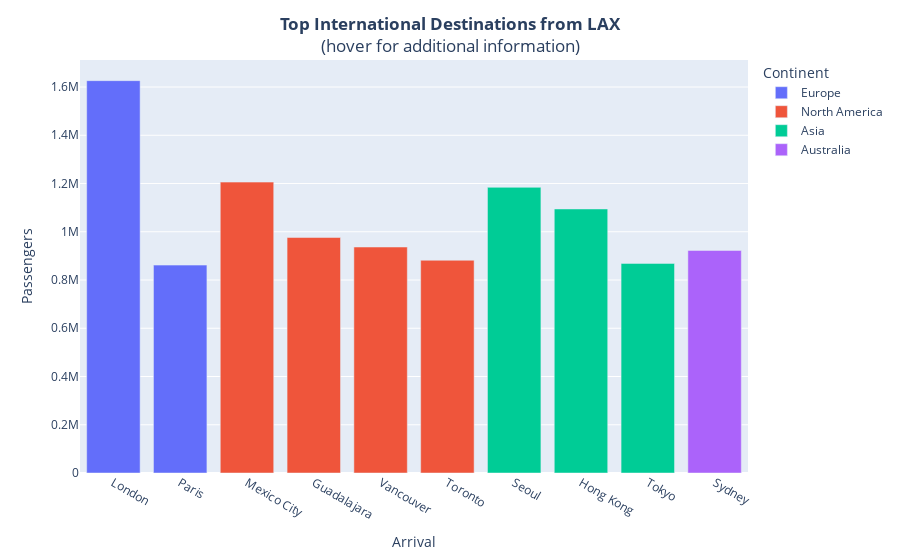

This figure's notebook cell:
### Code cell
#Display findings on potential internation routes from LAX

graph = px.scatter_geo(intl, lat = intl['Latitude'], lon = intl['Longitude'], color = 'Passengers', size = 'Distance', hover_name = 'Arrival', projection = 'natural earth')

graph.update_layout(
    title = {
        'text':'<b>Top International Destinations from LAX</b><br>(hover for additional information)',
        'xanchor':'center',
        'yanchor':'top',
        'x':0.5
    }
)

graph.show()

print('\n')

graph = px.bar(intl1, x = 'Arrival', y = 'Passengers', color = 'Continent')

graph.update_layout(
    title = {
        'text':'<b>Top International Destinations from LAX</b><br>(hover for additional information)',
        'xanchor':'center',
        'yanchor':'top',
        'x':0.5
    }
)

### Figure 1 — Plotly figure (JSON) as saved in the notebook; plotly's stock layout.template omitted (floating-point values rounded to 4 significant figures)
{"data": [{"alignmentgroup": "True", "hovertemplate": "Continent=Europe<br>Arrival=%{x}<br>Passengers=%{y}<extra></extra>", "legendgroup": "Europe", "marker": {"color": "#636efa"}, "name": "Europe", "offsetgroup": "Europe", "orientation": "v", "showlegend": true, "textposition": "auto", "type": "bar", "x": ["London", "Paris"], "xaxis": "x", "y": [1626448, 861792], "yaxis": "y"}, {"alignmentgroup": "True", "hovertemplate": "Continent=North America<br>Arrival=%{x}<br>Passengers=%{y}<extra></extra>", "legendgroup": "North America", "marker": {"color": "#EF553B"}, "name": "North America", "offsetgroup": "North America", "orientation": "v", "showlegend": true, "textposition": "auto", "type": "bar", "x": ["Mexico City", "Guadalajara", "Vancouver", "Toronto"], "xaxis": "x", "y": [1205870, 976159, 936745, 881952], "yaxis": "y"}, {"alignmentgroup": "True", "hovertemplate": "Continent=Asia<br>Arrival=%{x}<br>Passengers=%{y}<extra></extra>", "legendgroup": "Asia", "marker": {"color": "#00cc96"}, "name": "Asia", "offsetgroup": "Asia", "orientation": "v", "showlegend": true, "textposition": "auto", "type": "bar", "x": ["Seoul", "Hong Kong", "Tokyo"], "xaxis": "x", "y": [1184160, 1094555, 868925], "yaxis": "y"}, {"alignmentgroup": "True", "hovertemplate": "Continent=Australia<br>Arrival=%{x}<br>Passengers=%{y}<extra></extra>", "legendgroup": "Australia", "marker": {"color": "#ab63fa"}, "name": "Australia", "offsetgroup": "Australia", "orientation": "v", "showlegend": true, "textposition": "auto", "type": "bar", "x": ["Sydney"], "xaxis": "x", "y": [922575], "yaxis": "y"}], "layout": {"barmode": "relative", "legend": {"title": {"text": "Continent"}, "tracegroupgap": 0}, "margin": {"t": 60}, "title": {"text": "<b>Top International Destinations from LAX</b><br>(hover for additional information)", "x": 0.5, "xanchor": "center", "yanchor": "top"}, "xaxis": {"anchor": "y", "domain": [0, 1], "title": {"text": "Arrival"}}, "yaxis": {"anchor": "x", "domain": [0, 1], "title": {"text": "Passengers"}}}}
